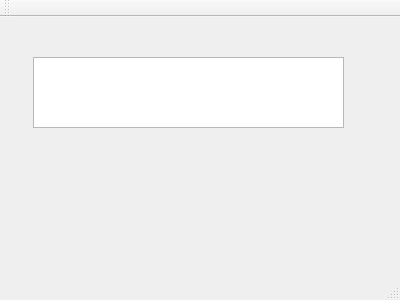
<?xml version="1.0" encoding="UTF-8"?>
<ui version="4.0">
 <class>MainWindow</class>
 <widget class="QMainWindow" name="MainWindow">
  <property name="geometry">
   <rect>
    <x>0</x>
    <y>0</y>
    <width>400</width>
    <height>300</height>
   </rect>
  </property>
  <property name="windowTitle">
   <string>MainWindow</string>
  </property>
  <widget class="QWidget" name="centralWidget">
   <widget class="QTextEdit" name="textEdit">
    <property name="geometry">
     <rect>
      <x>33</x>
      <y>40</y>
      <width>311</width>
      <height>71</height>
     </rect>
    </property>
   </widget>
  </widget>
  <widget class="QMenuBar" name="menuBar">
   <property name="geometry">
    <rect>
     <x>0</x>
     <y>0</y>
     <width>400</width>
     <height>23</height>
    </rect>
   </property>
  </widget>
  <widget class="QToolBar" name="mainToolBar">
   <attribute name="toolBarArea">
    <enum>TopToolBarArea</enum>
   </attribute>
   <attribute name="toolBarBreak">
    <bool>false</bool>
   </attribute>
  </widget>
  <widget class="QStatusBar" name="statusBar"/>
 </widget>
 <layoutdefault spacing="6" margin="11"/>
 <resources/>
 <connections/>
</ui>
